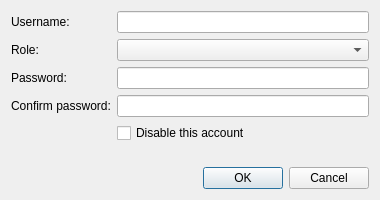
<?xml version="1.0" encoding="UTF-8"?>
<ui version="4.0">
 <class>UserAccountDialog</class>
 <widget class="QDialog" name="UserAccountDialog">
  <property name="geometry">
   <rect>
    <x>0</x>
    <y>0</y>
    <width>380</width>
    <height>200</height>
   </rect>
  </property>
  <property name="windowTitle">
   <string>User</string>
  </property>
  <layout class="QVBoxLayout" name="verticalLayout">
   <item>
    <layout class="QFormLayout" name="formLayout">
     <item row="0" column="0">
      <widget class="QLabel" name="labelUsername">
       <property name="text">
        <string>Username:</string>
       </property>
       <property name="buddy">
        <cstring>textUsername</cstring>
       </property>
      </widget>
     </item>
     <item row="0" column="1">
      <widget class="QLineEdit" name="textUsername">
       <property name="maxLength">
        <number>32</number>
       </property>
      </widget>
     </item>
     <item row="1" column="0">
      <widget class="QLabel" name="labelRole">
       <property name="text">
        <string>Role:</string>
       </property>
       <property name="buddy">
        <cstring>comboRole</cstring>
       </property>
      </widget>
     </item>
     <item row="1" column="1">
      <widget class="QComboBox" name="comboRole"/>
     </item>
     <item row="2" column="0">
      <widget class="QLabel" name="labelPassword">
       <property name="text">
        <string>Password:</string>
       </property>
       <property name="buddy">
        <cstring>textPassword</cstring>
       </property>
      </widget>
     </item>
     <item row="2" column="1">
      <widget class="QLineEdit" name="textPassword">
       <property name="echoMode">
        <enum>QLineEdit::EchoMode::Password</enum>
       </property>
      </widget>
     </item>
     <item row="3" column="0">
      <widget class="QLabel" name="labelPasswordConfirm">
       <property name="text">
        <string>Confirm password:</string>
       </property>
       <property name="buddy">
        <cstring>textPasswordConfirm</cstring>
       </property>
      </widget>
     </item>
     <item row="3" column="1">
      <widget class="QLineEdit" name="textPasswordConfirm">
       <property name="echoMode">
        <enum>QLineEdit::EchoMode::Password</enum>
       </property>
      </widget>
     </item>
     <item row="4" column="1">
      <widget class="QCheckBox" name="checkDisabled">
       <property name="text">
        <string>Disable this account</string>
       </property>
      </widget>
     </item>
    </layout>
   </item>
   <item>
    <widget class="QDialogButtonBox" name="buttonBox">
     <property name="standardButtons">
      <set>QDialogButtonBox::StandardButton::Cancel|QDialogButtonBox::StandardButton::Ok</set>
     </property>
    </widget>
   </item>
  </layout>
 </widget>
 <resources/>
 <connections/>
</ui>
